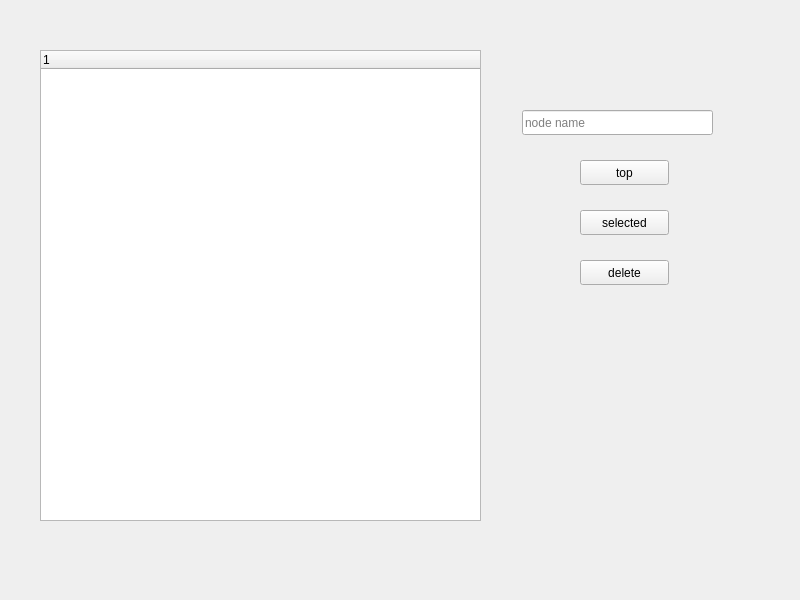
<?xml version="1.0" encoding="UTF-8"?>
<ui version="4.0">
 <class>Widget</class>
 <widget class="QWidget" name="Widget">
  <property name="geometry">
   <rect>
    <x>0</x>
    <y>0</y>
    <width>800</width>
    <height>600</height>
   </rect>
  </property>
  <property name="windowTitle">
   <string>Widget</string>
  </property>
  <widget class="QTreeWidget" name="treeWidget">
   <property name="geometry">
    <rect>
     <x>40</x>
     <y>50</y>
     <width>441</width>
     <height>471</height>
    </rect>
   </property>
   <column>
    <property name="text">
     <string notr="true">1</string>
    </property>
   </column>
  </widget>
  <widget class="QLineEdit" name="lineEdit">
   <property name="geometry">
    <rect>
     <x>522</x>
     <y>110</y>
     <width>191</width>
     <height>25</height>
    </rect>
   </property>
   <property name="placeholderText">
    <string>node name</string>
   </property>
  </widget>
  <widget class="QPushButton" name="pushButton_addTop">
   <property name="geometry">
    <rect>
     <x>580</x>
     <y>160</y>
     <width>89</width>
     <height>25</height>
    </rect>
   </property>
   <property name="text">
    <string>top</string>
   </property>
  </widget>
  <widget class="QPushButton" name="pushButton_addSelected">
   <property name="geometry">
    <rect>
     <x>580</x>
     <y>210</y>
     <width>89</width>
     <height>25</height>
    </rect>
   </property>
   <property name="text">
    <string>selected</string>
   </property>
  </widget>
  <widget class="QPushButton" name="pushButton_delete">
   <property name="geometry">
    <rect>
     <x>580</x>
     <y>260</y>
     <width>89</width>
     <height>25</height>
    </rect>
   </property>
   <property name="text">
    <string>delete</string>
   </property>
  </widget>
 </widget>
 <resources/>
 <connections/>
</ui>
